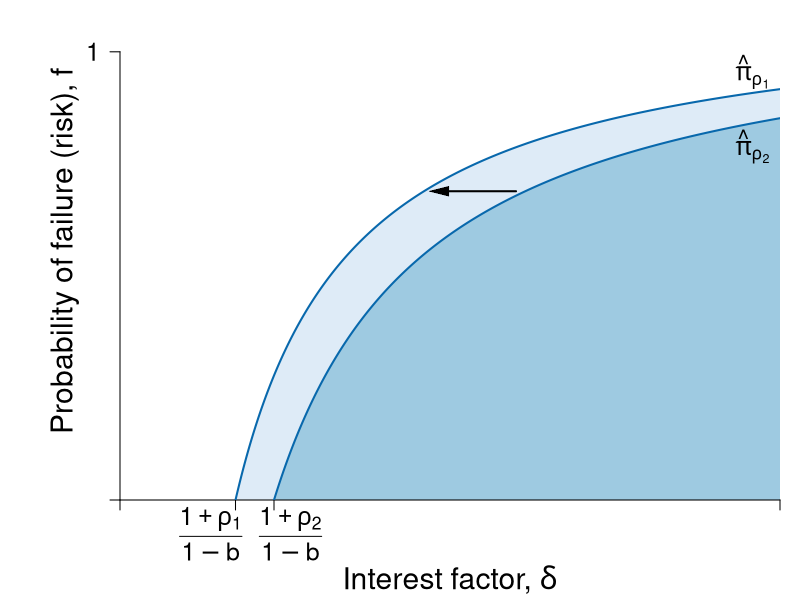

This figure's R source:
#' Graph Designer: Scott Cohn
#' Authors: Bowles and Halliday
#' Title: Coordination, Conflict and Competition: A Text in Microeconomics

library(shape)
pdf(file = "credit/credit_investment_interest_a.pdf", width = 8, height = 6)

#Set parameters for graphics
pointsize <- 1.8
axislabelsize <- 1.8
labelsize <- 1.5
namesize <- 1.8
annotatesize <- 1.5
graphlinewidth <- 2
segmentlinewidth <- 1.5

COL <- c("#7fc97f", "#beaed4", "#fdc086", "#ffff99", "#386cb0", "#f0027f", "#bf5b17", "#666666")
COLA <- c("#e0f3db", "#99d8c9","#66c2a4","#41ae76", "#238b45", "#005824")
COLB <- c("#c6dbef", "#4eb3d3", "#2b8cbe", "#0868ac","#084081")
COLC <- c("#fcfbfd", "#efedf5", "#dadaeb", "#bcbddc", "#9e9ac8", "#807dba", "#6a51a3", "#54278f", "#3f007d")
grays <- gray.colors(25, start = 1, end = 0, alpha = 1)

#Edited the margins to cater for the larger LHS labels
par(mar =  c(5, 6, 0.1, 1))

brfFn <- function(delta, q = 1, k = 1) {
  .5 + (delta / (2 * q)) * (1 - k)
}

PCFn <- function(delta, q = 1) {
  delta/q
}

isoreturnFn <- function(delta, b = 0.5, rho = 0.05) {
  1 - ((1 + rho)/(1 - b))*(1/delta)
}

yFn <- function(d1, f1, q = 1){
  q*f1*(1 - f1) - d1*(1 - f1)
}

ylow <- function(delta, q = 1, ybar = 0.0625){
  (-sqrt(delta^2 - 2*delta*q + q^2 - 4*q*ybar) + delta + q)/(2*q)
}

yhigh <- function(delta, q = 1, ybar = 0.0625){
  (sqrt(delta^2 - 2*delta*q + q^2 - 4*q*ybar) + delta + q)/(2*q)
}

xlims <- c(0, 12)
ylims <- c(0, 1)

npts <- 501 
d1 <- seq(xlims[1], xlims[2], length.out = npts)
f1 <- seq(ylims[1], ylims[2], length.out = npts) 
a <- c(0.0625)

plot(0, 0, xlim = xlims, ylim = ylims, type = "n",
     xlab = expression(paste("")),
     ylab = expression(paste("")), 
     xaxt = "n", 
     yaxt = "n", 
     cex.lab = axislabelsize, 
     bty = "n",
     xaxs = "i", 
     yaxs = "i"
)


ticksy <- c(ylims[1], ylims[2] - 0.1)
ylabels <- c(NA, 1)
ticksx <- c(xlims[1], 2.1, 2.8, xlims[2])
xlabels <- c(NA, expression(paste(frac(1 + rho[1], 1 - b))), expression(paste(frac(1 + rho[2], 1 - b))), NA)


npts <- 503 
xx1 <- seq(xlims[1], xlims[2], length.out = npts)


# Polygon
COLD <- c("#deebf7", "#9ecae1")
xpoly <- seq(from = 0.175, to = xlims[2], length.out = 500)
ypoly <- isoreturnFn(xpoly)
polygon(x = xpoly, y = ypoly, col = COLD[1], density = NULL, border = NA)

xpoly1 <- c(2.1, xlims[2], xlims[2])
ypoly1 <- c(0, 0, isoreturnFn(xlims[2]))
polygon(x = xpoly1, y = ypoly1, col = COLD[1], density = NULL, border = NA)

xpoly2 <- seq(from = 2.8, to = xlims[2], length.out = 500)
ypoly2 <- isoreturnFn(xpoly2, rho = 0.4)
polygon(x = xpoly2, y = ypoly2, col = COLD[2], density = NULL, border = NA)

xpoly3 <- c(2.8, xlims[2], xlims[2])
ypoly3 <- c(0, 0, isoreturnFn(xlims[2], rho = 0.4))
polygon(x = xpoly3, y = ypoly3, col = COLD[2], density = NULL, border = NA)

#segments(0.25, 0, xlims[2], isoreturnFn(xlims[2], rho = 0.4), col = COLD[2])

axis(1, at = ticksx, pos = 0, labels = NA, cex.axis = labelsize)
axis(2, at = ticksy, pos = 0, labels = ylabels, las = 1, cex.axis = labelsize)


#Draw the graphs
# lines(xx1, brfFn(xx1, k = 0.28), col = COLA[4], lwd = graphlinewidth)
# lines(xx1, brfFn(xx1, k = 0.5), col = COLA[4], lwd = graphlinewidth)
lines(xx1, isoreturnFn(xx1, rho = 0.05), col = COLB[4], lwd = graphlinewidth)
lines(xx1, isoreturnFn(xx1, rho = 0.4), col = COLB[4], lwd = graphlinewidth)
#lines(xx1, isoreturnFn(xx1, pi = 0.5), col = COLB[4], lwd = graphlinewidth)


#Axis labels
#mtext(expression(paste("Interest factor, ", delta)), side = 1, line = 3.3, cex = axislabelsize)
text(0.5*(xlims[2]), -0.16, expression(paste("Interest factor, ", delta)), xpd = TRUE, cex = axislabelsize) 
text(-1, 0.5*(ylims[2]), expression(paste("Probability of failure (risk), ", f)), xpd = TRUE, cex = axislabelsize, srt = 90) 

text(x = c(xlims[1], 1.65, 3.1, xlims[2]), 
     par("usr")[3] - 0.01, 
     labels = xlabels, 
     srt = 0, pos = 1, xpd = TRUE, 
     cex = labelsize)

#segments(0.39, -1, 0.39, brfFn(0.39, k = 0.75), lty = 2, col = grays[20] , lwd = segmentlinewidth)
#points(0.39, brfFn(0.39, k = 0.75), pch = 16, col = "black", cex = 1.5)
#text(0.39 + 0.025, brfFn(0.39, k = 0.75) - 0.03, expression(paste(b)), cex = labelsize)

#segments(1, -1, 1, brfFn(delta = 1, k = 0.5), lty = 2, col = grays[20] , lwd = segmentlinewidth)
#points(1, brfFn(1, k = 0.5), pch = 16, col = "black", cex = 1.5)
# text(1, brfFn(1, k = 0.5) + 0.04, expression(paste(n)), cex = labelsize)

#segments(.59, -1, 0.59, brfFn(delta = 0.59, k = 0.75), lty = 2, col = grays[20] , lwd = segmentlinewidth)
#points(0.59, brfFn(0.59, k = 0.75), pch = 16, col = "black", cex = 1.5)
#text(0.59 + 0.025, brfFn(0.59, k = 0.75) - 0.03, expression(paste(a)), cex = labelsize)

#segments(.7, -1, 0.7, brfFn(delta = 0.7, k = 0.28), lty = 2, col = grays[20] , lwd = segmentlinewidth)
#points(0.7, brfFn(0.7, k = 0.28), pch = 16, col = "black", cex = 1.5)

# ZPC
text(11.5, 0.86, expression(paste(hat(pi)[rho[1]]) ), cex = labelsize, xpd = TRUE)
text(11.5, 0.71, expression(paste(hat(pi)[rho[2]] )), cex = labelsize, xpd = TRUE)

# text(1.1, 1.08, expression(paste("BRF of previously excluded")), cex = labelsize, xpd = TRUE)
# text(1.1, 1.02, expression(paste("now marginal borrower")), cex = labelsize, xpd = TRUE)
# Arrows(1.1, 0.98, 1.1, 0.92, col = "black", lty = 1, lwd = 2, arr.type = "triangle", arr.lwd = 0.5)
# 
# text(1.1, 0.5, expression(paste("BRF of")), cex = labelsize)
# text(1.1, 0.44, expression(paste("wealthy borrower")), cex = labelsize)
# Arrows(1.1, 0.53, 1.1, 0.6, col = "black", lty = 1, lwd = 2, arr.type = "triangle", arr.lwd = 0.5)
# 
# 
# text(0.6, 0.91, expression(paste("BRF of previously")), cex = labelsize)
# text(0.6, 0.85, expression(paste("marginal borrower")), cex = labelsize)
# Arrows(0.6, 0.82, 0.6, 0.68, col = "black", lty = 1, lwd = 2, arr.type = "triangle", arr.lwd = 0.5)

#text(0.49, 0.15, expression(paste("Policy")), cex = labelsize)
#text(0.49, 0.09, expression(paste("Change")), cex = labelsize)
Arrows(7.2, 0.62, 5.8, 0.62, col = "black", lty = 1, lwd = 2, arr.type = "triangle", arr.lwd = 0.5)


dev.off()
